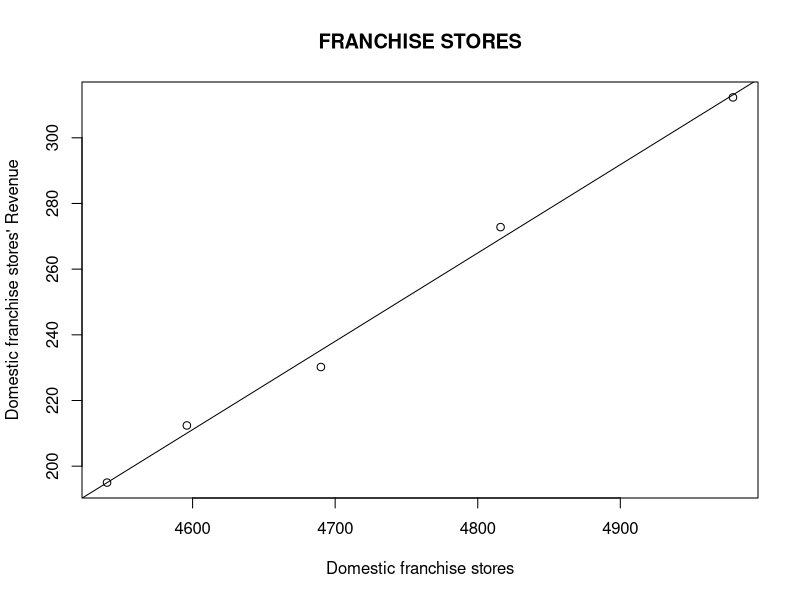

Generate this figure with R:
getwd()
setwd("Documents/info264 wo/fianl project/")
myData<-read.csv("fianl data(Domino).csv")
View(myData)

plot(myData$Domestic.franchise.stores,myData$Domestic.franchise..m.,
     main = "FRANCHISE STORES",xlab = "Domestic franchise stores",ylab = "Domestic franchise stores' Revenue")
fit<-lm(myData$Domestic.franchise..m.~myData$Domestic.franchise.stores)
abline(fit)

fit
